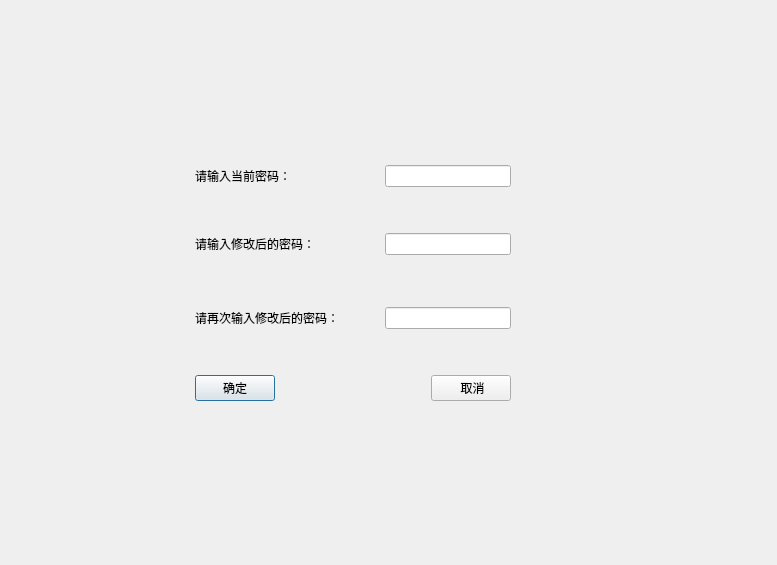
<?xml version="1.0" encoding="UTF-8"?>
<ui version="4.0">
 <class>change_password</class>
 <widget class="QDialog" name="change_password">
  <property name="geometry">
   <rect>
    <x>0</x>
    <y>0</y>
    <width>777</width>
    <height>565</height>
   </rect>
  </property>
  <property name="windowTitle">
   <string>Dialog</string>
  </property>
  <property name="windowIcon">
   <iconset resource="res.qrc">
    <normaloff>:/图标.ico</normaloff>:/图标.ico</iconset>
  </property>
  <layout class="QGridLayout" name="gridLayout_2">
   <item row="0" column="1">
    <spacer name="verticalSpacer_11">
     <property name="orientation">
      <enum>Qt::Vertical</enum>
     </property>
     <property name="sizeHint" stdset="0">
      <size>
       <width>20</width>
       <height>134</height>
      </size>
     </property>
    </spacer>
   </item>
   <item row="1" column="0">
    <spacer name="horizontalSpacer_5">
     <property name="orientation">
      <enum>Qt::Horizontal</enum>
     </property>
     <property name="sizeHint" stdset="0">
      <size>
       <width>127</width>
       <height>20</height>
      </size>
     </property>
    </spacer>
   </item>
   <item row="1" column="1" rowspan="2" colspan="2">
    <layout class="QGridLayout" name="gridLayout">
     <item row="0" column="3">
      <spacer name="horizontalSpacer">
       <property name="orientation">
        <enum>Qt::Horizontal</enum>
       </property>
       <property name="sizeHint" stdset="0">
        <size>
         <width>40</width>
         <height>20</height>
        </size>
       </property>
      </spacer>
     </item>
     <item row="1" column="7">
      <spacer name="verticalSpacer_13">
       <property name="orientation">
        <enum>Qt::Vertical</enum>
       </property>
       <property name="sizeHint" stdset="0">
        <size>
         <width>20</width>
         <height>40</height>
        </size>
       </property>
      </spacer>
     </item>
     <item row="0" column="8">
      <widget class="QLabel" name="label_4">
       <property name="frameShape">
        <enum>QFrame::NoFrame</enum>
       </property>
       <property name="text">
        <string/>
       </property>
      </widget>
     </item>
     <item row="1" column="8">
      <spacer name="verticalSpacer_8">
       <property name="orientation">
        <enum>Qt::Vertical</enum>
       </property>
       <property name="sizeHint" stdset="0">
        <size>
         <width>20</width>
         <height>28</height>
        </size>
       </property>
      </spacer>
     </item>
     <item row="1" column="1">
      <spacer name="verticalSpacer_4">
       <property name="orientation">
        <enum>Qt::Vertical</enum>
       </property>
       <property name="sizeHint" stdset="0">
        <size>
         <width>20</width>
         <height>40</height>
        </size>
       </property>
      </spacer>
     </item>
     <item row="2" column="1" colspan="2">
      <widget class="QLabel" name="label_2">
       <property name="text">
        <string>请输入修改后的密码：</string>
       </property>
      </widget>
     </item>
     <item row="2" column="3">
      <spacer name="horizontalSpacer_4">
       <property name="orientation">
        <enum>Qt::Horizontal</enum>
       </property>
       <property name="sizeHint" stdset="0">
        <size>
         <width>40</width>
         <height>20</height>
        </size>
       </property>
      </spacer>
     </item>
     <item row="1" column="4">
      <spacer name="verticalSpacer_5">
       <property name="orientation">
        <enum>Qt::Vertical</enum>
       </property>
       <property name="sizeHint" stdset="0">
        <size>
         <width>20</width>
         <height>18</height>
        </size>
       </property>
      </spacer>
     </item>
     <item row="0" column="4" colspan="2">
      <widget class="QLineEdit" name="lineEdit_1"/>
     </item>
     <item row="2" column="4" colspan="2">
      <widget class="QLineEdit" name="lineEdit_2">
       <property name="echoMode">
        <enum>QLineEdit::Password</enum>
       </property>
      </widget>
     </item>
     <item row="0" column="1" colspan="2">
      <widget class="QLabel" name="label">
       <property name="text">
        <string>请输入当前密码：</string>
       </property>
      </widget>
     </item>
     <item row="0" column="6" colspan="2">
      <spacer name="horizontalSpacer_13">
       <property name="orientation">
        <enum>Qt::Horizontal</enum>
       </property>
       <property name="sizeHint" stdset="0">
        <size>
         <width>38</width>
         <height>20</height>
        </size>
       </property>
      </spacer>
     </item>
     <item row="2" column="6" rowspan="2" colspan="2">
      <spacer name="horizontalSpacer_12">
       <property name="orientation">
        <enum>Qt::Horizontal</enum>
       </property>
       <property name="sizeHint" stdset="0">
        <size>
         <width>40</width>
         <height>20</height>
        </size>
       </property>
      </spacer>
     </item>
     <item row="4" column="1">
      <spacer name="verticalSpacer_3">
       <property name="orientation">
        <enum>Qt::Vertical</enum>
       </property>
       <property name="sizeHint" stdset="0">
        <size>
         <width>20</width>
         <height>40</height>
        </size>
       </property>
      </spacer>
     </item>
     <item row="2" column="8">
      <widget class="QLabel" name="label_5">
       <property name="frameShape">
        <enum>QFrame::NoFrame</enum>
       </property>
       <property name="text">
        <string/>
       </property>
      </widget>
     </item>
     <item row="4" column="4">
      <spacer name="verticalSpacer_6">
       <property name="orientation">
        <enum>Qt::Vertical</enum>
       </property>
       <property name="sizeHint" stdset="0">
        <size>
         <width>20</width>
         <height>40</height>
        </size>
       </property>
      </spacer>
     </item>
     <item row="6" column="3">
      <spacer name="verticalSpacer_10">
       <property name="orientation">
        <enum>Qt::Vertical</enum>
       </property>
       <property name="sizeHint" stdset="0">
        <size>
         <width>20</width>
         <height>28</height>
        </size>
       </property>
      </spacer>
     </item>
     <item row="6" column="5">
      <spacer name="verticalSpacer_2">
       <property name="orientation">
        <enum>Qt::Vertical</enum>
       </property>
       <property name="sizeHint" stdset="0">
        <size>
         <width>20</width>
         <height>40</height>
        </size>
       </property>
      </spacer>
     </item>
     <item row="5" column="7" colspan="2">
      <spacer name="horizontalSpacer_16">
       <property name="orientation">
        <enum>Qt::Horizontal</enum>
       </property>
       <property name="sizeHint" stdset="0">
        <size>
         <width>40</width>
         <height>20</height>
        </size>
       </property>
      </spacer>
     </item>
     <item row="6" column="7">
      <spacer name="verticalSpacer_15">
       <property name="orientation">
        <enum>Qt::Vertical</enum>
       </property>
       <property name="sizeHint" stdset="0">
        <size>
         <width>20</width>
         <height>40</height>
        </size>
       </property>
      </spacer>
     </item>
     <item row="5" column="4" colspan="2">
      <widget class="QLineEdit" name="lineEdit_3">
       <property name="echoMode">
        <enum>QLineEdit::Password</enum>
       </property>
      </widget>
     </item>
     <item row="6" column="1">
      <spacer name="verticalSpacer">
       <property name="orientation">
        <enum>Qt::Vertical</enum>
       </property>
       <property name="sizeHint" stdset="0">
        <size>
         <width>20</width>
         <height>40</height>
        </size>
       </property>
      </spacer>
     </item>
     <item row="6" column="8">
      <spacer name="verticalSpacer_7">
       <property name="orientation">
        <enum>Qt::Vertical</enum>
       </property>
       <property name="sizeHint" stdset="0">
        <size>
         <width>20</width>
         <height>40</height>
        </size>
       </property>
      </spacer>
     </item>
     <item row="4" column="8">
      <spacer name="verticalSpacer_9">
       <property name="orientation">
        <enum>Qt::Vertical</enum>
       </property>
       <property name="sizeHint" stdset="0">
        <size>
         <width>20</width>
         <height>28</height>
        </size>
       </property>
      </spacer>
     </item>
     <item row="5" column="3">
      <spacer name="horizontalSpacer_8">
       <property name="orientation">
        <enum>Qt::Horizontal</enum>
       </property>
       <property name="sizeHint" stdset="0">
        <size>
         <width>28</width>
         <height>20</height>
        </size>
       </property>
      </spacer>
     </item>
     <item row="7" column="6" colspan="2">
      <spacer name="horizontalSpacer_2">
       <property name="orientation">
        <enum>Qt::Horizontal</enum>
       </property>
       <property name="sizeHint" stdset="0">
        <size>
         <width>38</width>
         <height>20</height>
        </size>
       </property>
      </spacer>
     </item>
     <item row="7" column="2">
      <spacer name="horizontalSpacer_15">
       <property name="orientation">
        <enum>Qt::Horizontal</enum>
       </property>
       <property name="sizeHint" stdset="0">
        <size>
         <width>40</width>
         <height>20</height>
        </size>
       </property>
      </spacer>
     </item>
     <item row="7" column="1">
      <widget class="QPushButton" name="pushButton">
       <property name="text">
        <string>确定</string>
       </property>
      </widget>
     </item>
     <item row="7" column="3">
      <spacer name="horizontalSpacer_10">
       <property name="orientation">
        <enum>Qt::Horizontal</enum>
       </property>
       <property name="sizeHint" stdset="0">
        <size>
         <width>40</width>
         <height>20</height>
        </size>
       </property>
      </spacer>
     </item>
     <item row="7" column="5">
      <widget class="QPushButton" name="pushButton_2">
       <property name="text">
        <string> 取消</string>
       </property>
      </widget>
     </item>
     <item row="7" column="4">
      <spacer name="horizontalSpacer_3">
       <property name="orientation">
        <enum>Qt::Horizontal</enum>
       </property>
       <property name="sizeHint" stdset="0">
        <size>
         <width>40</width>
         <height>20</height>
        </size>
       </property>
      </spacer>
     </item>
     <item row="5" column="1" colspan="2">
      <widget class="QLabel" name="label_3">
       <property name="text">
        <string>请再次输入修改后的密码：</string>
       </property>
      </widget>
     </item>
     <item row="4" column="7">
      <spacer name="verticalSpacer_14">
       <property name="orientation">
        <enum>Qt::Vertical</enum>
       </property>
       <property name="sizeHint" stdset="0">
        <size>
         <width>20</width>
         <height>40</height>
        </size>
       </property>
      </spacer>
     </item>
    </layout>
   </item>
   <item row="2" column="3">
    <spacer name="horizontalSpacer_9">
     <property name="orientation">
      <enum>Qt::Horizontal</enum>
     </property>
     <property name="sizeHint" stdset="0">
      <size>
       <width>127</width>
       <height>20</height>
      </size>
     </property>
    </spacer>
   </item>
   <item row="3" column="2">
    <spacer name="verticalSpacer_12">
     <property name="orientation">
      <enum>Qt::Vertical</enum>
     </property>
     <property name="sizeHint" stdset="0">
      <size>
       <width>20</width>
       <height>134</height>
      </size>
     </property>
    </spacer>
   </item>
  </layout>
 </widget>
 <resources>
  <include location="res.qrc"/>
 </resources>
 <connections/>
</ui>
